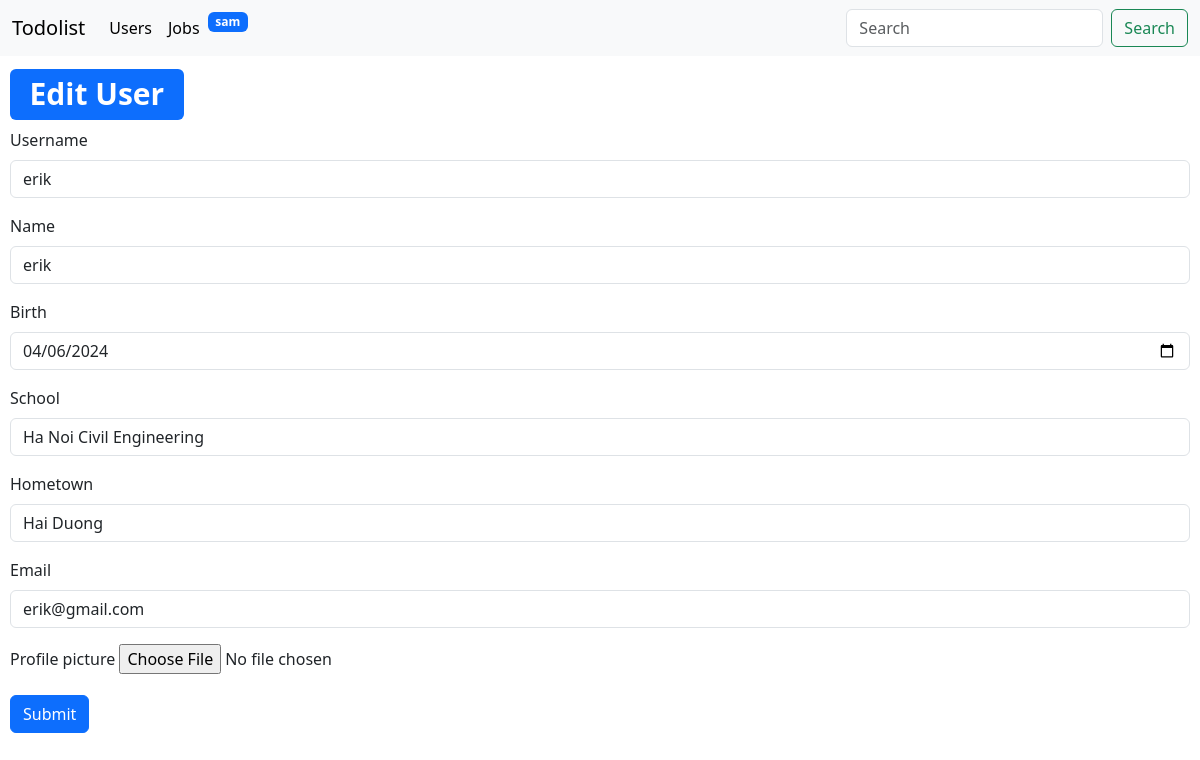
The app's page /users/edit/6 (signed in) with its own data.
### home/models.py (models this page shows, shortened)
class User(AbstractUser):
    name = models.CharField(max_length=200, null=False, blank=False)
    birth = models.DateField(blank=True,null=True)
    school = models.CharField(blank=True,null=True, max_length=150)
    hometown = models.CharField(blank=True,null=True, max_length=150)
    email = models.EmailField(null=False, blank=False, unique=True)
    profile_picture = models.ImageField(null=True, blank=True, default='avatar.svg')

### home/views.py (the view, shortened to what this page needs)
# urls.py: path('users/edit/<str:pk>', views.updateUser, name='updateUser'),
def updateUser(request,pk):
    pageView = 'edit'
    user = User.objects.get(id=pk)
    form = UpdateUserForm(instance=user)
    context = {'form':form, 'pageView':pageView}
    return render(request, 'home/user.html', context)

### home/forms.py
class UpdateUserForm(ModelForm):
    birth = forms.DateField(widget=forms.DateInput(attrs= {'type':'date', 'class':'form-control form-inline','placeholder':'Select date of birth'}))
    class Meta:
        model = User
        fields = ['username', 'name', 'birth', 'school', 'hometown','email', 'profile_picture']
        widgets = {
            'username':forms.TextInput(attrs={'class':'form-control', 'placeholder':'Username'}),
            'name':forms.TextInput(attrs={'class':'form-control', 'placeholder':'Name'}),
            'school':forms.TextInput(attrs={'class':'form-control', 'placeholder':'School'}),
            'hometown':forms.TextInput(attrs={'class':'form-control', 'placeholder':'hometown'}),
            'email':forms.TextInput(attrs={'type':'email','class':'form-control', 'placeholder':'Email address'}),
            'profile_picture':forms.FileInput()
        }

### home/templates/home/user.html (shortened to what this page needs)
{% extends "base.html" %}
{% block content %}
{% if pageView == 'add' %}
<div style="padding: 10px">
<h1><span class="badge text-bg-primary">Add User</span></h1>
<form method="POST" enctype="multipart/form-data">
    {% csrf_token %}
    {% for field in form %}
    <div class="mb-3">
      <label for="exampleInputEmail1" class="form-label">{{field.label}}</label>
      {{field}}
    </div>
    {% endfor %}
    <button type="submit" class="btn btn-primary">Submit</button>
  </form>
</div>
{% elif  pageView == 'edit' %}
<div style="padding: 10px">
    <h1><span class="badge text-bg-primary">Edit User</span></h1>
    <form method="POST" enctype="multipart/form-data">
        {% for field in form %}
        <div class="mb-3">
          <label for="exampleInputEmail1" class="form-label">{{field.label}}</label>
          {{field}}
        </div>
        {% endfor %}
        <button type="submit" class="btn btn-primary">Submit</button>
      </form>
</div>
{% endif %}
{% endblock content %}

### templates/nav.html (shortened to what this page needs)
<nav class="navbar navbar-expand-lg bg-body-tertiary">
    <div class="container-fluid">
        <a class="navbar-brand" href="{% url "home" %}">Todolist</a>
        <div class="collapse navbar-collapse" id="navbarSupportedContent">
            <ul class="navbar-nav me-auto mb-2 mb-lg-0">
                <li class="nav-item">
                    <a class="nav-link active" aria-current="page" href="{% url "userPage" %}">Users</a>
                </li>
                <li class="nav-item">
                    <a class="nav-link active" aria-current="page" href="{% url "jobPage" %}">Jobs</a>
                </li>
                <li class="nav-item">
                    <span class="badge text-bg-primary">{{request.user.username}}</span>
                </li>
            </ul>
            <form class="d-flex" role="search">
                <input class="form-control me-2" type="search" placeholder="Search" aria-label="Search">
                <button class="btn btn-outline-success" type="submit">Search</button>
            </form>
        </div>
    </div>
</nav>

### records on screen
User: user.username "sam"
User: form "erik" "erik" "04/06/2024" "Ha Noi Civil Engineering" "Hai Duong" "erik@gmail.com"

### other values on screen
{{ field.label }} "Username" "Name" "Birth" "School" "Hometown" "Email" "Profile picture"
